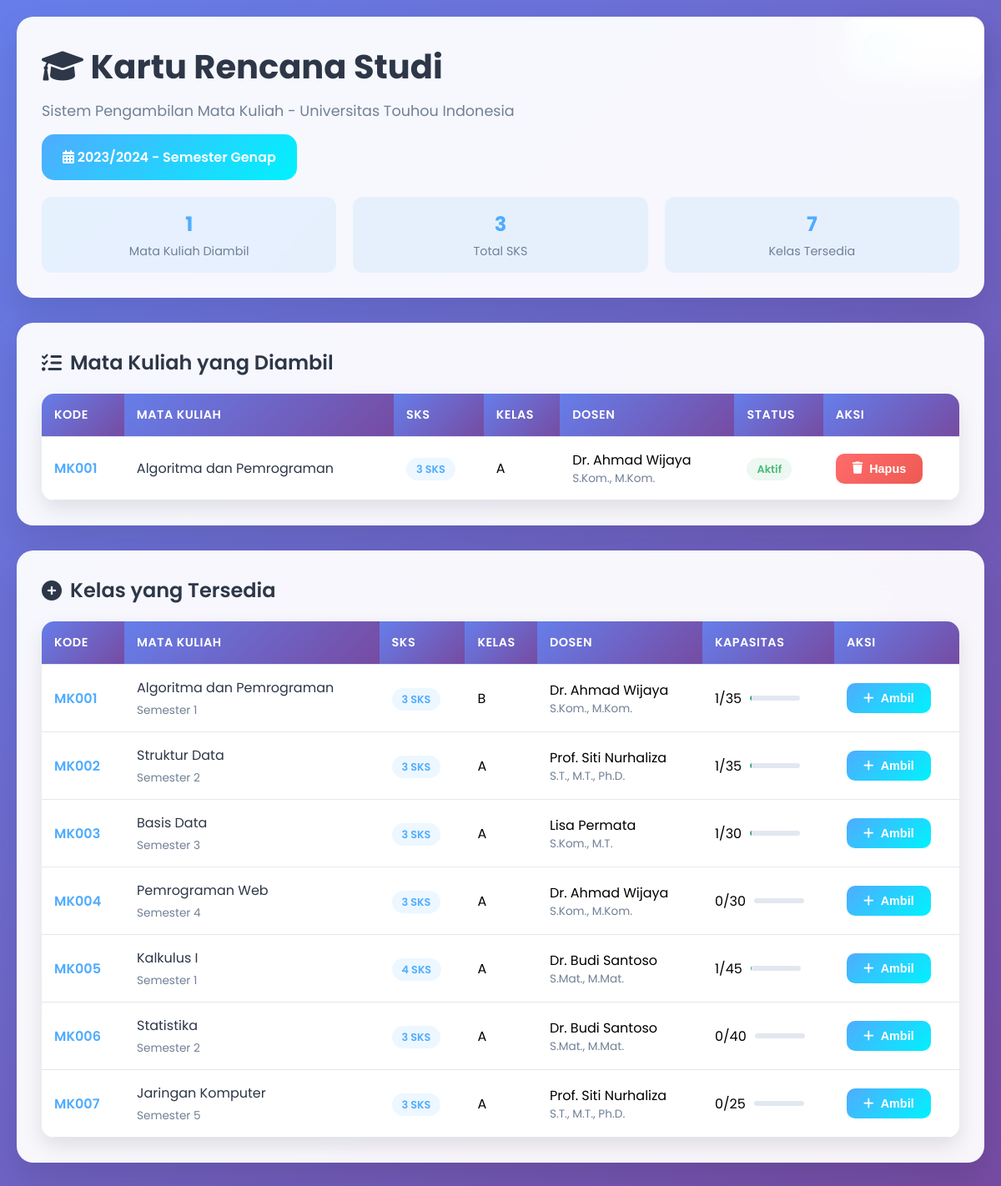
/sistem-krs/krs.php (signed in), run on an earlier commit of the app's database.
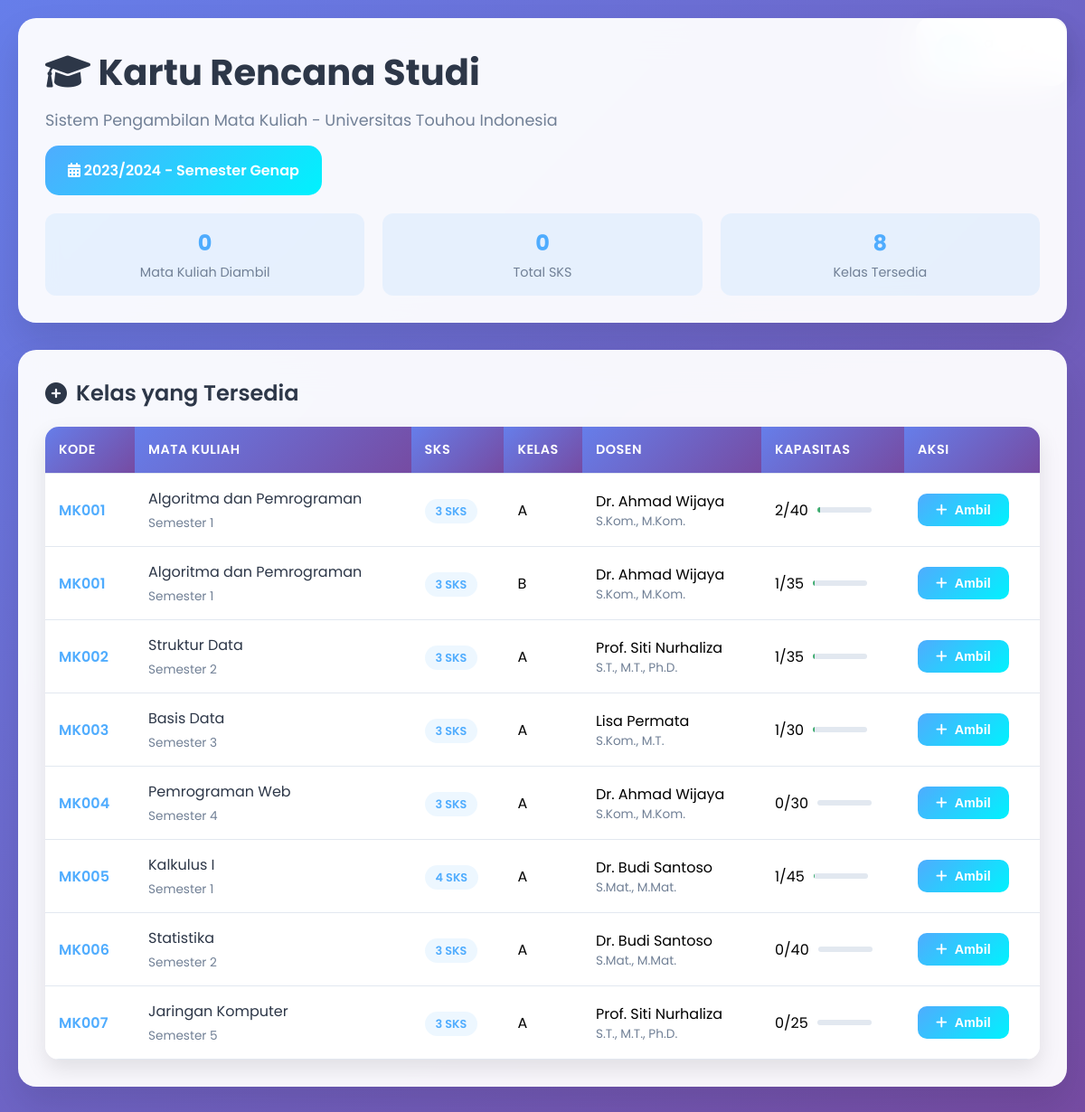
And on a later commit of the database.
### tables this page shows
CREATE TABLE `tahun_akademik` (
  `id_tahun_akademik` int(11) NOT NULL,
  `tahun_akademik` varchar(9) NOT NULL,
  `semester_akademik` enum('Ganjil','Genap','Pendek') NOT NULL,
  `status` enum('Aktif','Tidak Aktif') DEFAULT 'Tidak Aktif',
  `created_at` timestamp NOT NULL DEFAULT current_timestamp()
);

CREATE TABLE `krs` (
  `id_krs` int(11) NOT NULL,
  `id_mahasiswa` int(11) NOT NULL,
  `id_kelas` int(11) NOT NULL,
  `tanggal_ambil` datetime DEFAULT current_timestamp(),
  `nilai_angka` decimal(4,2) DEFAULT NULL,
  `nilai_huruf` varchar(2) DEFAULT NULL,
  `status_krs` enum('Aktif','Selesai','Batal') DEFAULT 'Aktif',
  `created_at` timestamp NOT NULL DEFAULT current_timestamp()
);

CREATE TABLE `mata_kuliah` (
  `id_matakuliah` int(11) NOT NULL,
  `kode_matakuliah` varchar(10) NOT NULL,
  `nama_matakuliah` varchar(100) NOT NULL,
  `sks` int(2) NOT NULL,
  `semester` int(2) NOT NULL,
  `deskripsi` text DEFAULT NULL,
  `created_at` timestamp NOT NULL DEFAULT current_timestamp(),
  `jurusan` varchar(100) DEFAULT NULL,
  `program_studi` varchar(100) DEFAULT NULL,
  `prasyarat` varchar(255) DEFAULT NULL,
  `status` enum('aktif','nonaktif') DEFAULT 'aktif'
);

CREATE TABLE `kelas` (
  `id_kelas` int(11) NOT NULL,
  `id_matakuliah` int(11) NOT NULL,
  `id_dosen` int(11) NOT NULL,
  `id_tahun_akademik` int(11) NOT NULL,
  `nama_kelas` varchar(50) NOT NULL,
  `kapasitas` int(4) NOT NULL DEFAULT 40,
  `tanggal_mulai` date DEFAULT NULL,
  `tanggal_selesai` date DEFAULT NULL,
  `created_at` timestamp NOT NULL DEFAULT current_timestamp()
);

CREATE TABLE `dosen` (
  `id_dosen` int(11) NOT NULL,
  `nidn` varchar(20) NOT NULL,
  `nama_dosen` varchar(100) NOT NULL,
  `gelar` varchar(50) DEFAULT NULL,
  `email` varchar(100) NOT NULL,
  `nomor_telepon` varchar(15) DEFAULT NULL,
  `password` varchar(255) NOT NULL,
  `created_at` timestamp NOT NULL DEFAULT current_timestamp(),
  `alamat` varchar(255) DEFAULT NULL,
  `jurusan` varchar(100) DEFAULT NULL,
  `program_studi` varchar(100) DEFAULT NULL,
  `bidang_keahlian` text DEFAULT NULL,
  `status` enum('aktif','nonaktif') DEFAULT 'aktif'
);

### sistem-krs/krs.php (the view, shortened to what this page needs)
<?php
$database = new Database();
$conn = $database->getConnection();
$userData = getUserData();
$semester_query = "SELECT * FROM tahun_akademik WHERE status = 'Aktif' LIMIT 1";
$semester_stmt = $conn->prepare($semester_query);
$semester_stmt->execute();
$active_semester = $semester_stmt->fetch(PDO::FETCH_ASSOC);
$krs_query = "SELECT krs.*, mk.nama_matakuliah, mk.kode_matakuliah, mk.sks,
                     d.nama_dosen, d.gelar, kl.nama_kelas, ta.tahun_akademik, ta.semester_akademik
              FROM krs
              JOIN kelas kl ON krs.id_kelas = kl.id_kelas
              JOIN mata_kuliah mk ON kl.id_matakuliah = mk.id_matakuliah
              JOIN dosen d ON kl.id_dosen = d.id_dosen
              JOIN tahun_akademik ta ON kl.id_tahun_akademik = ta.id_tahun_akademik
              WHERE krs.id_mahasiswa = :id_mahasiswa AND krs.status_krs = 'Aktif'
              AND ta.status = 'Aktif'";
$krs_stmt = $conn->prepare($krs_query);
$krs_stmt->bindValue(':id_mahasiswa', $_SESSION['user_id']);
$krs_stmt->execute();
$current_krs = $krs_stmt->fetchAll(PDO::FETCH_ASSOC);
$total_sks = array_sum(array_column($current_krs, 'sks'));
$enrolled_classes = array_column($current_krs, 'id_kelas');
$enrolled_classes_str = empty($enrolled_classes) ? '0' : implode(',', $enrolled_classes);
$available_query = "SELECT kl.*, mk.nama_matakuliah, mk.kode_matakuliah, mk.sks, mk.semester,
                           d.nama_dosen, d.gelar, ta.tahun_akademik, ta.semester_akademik,
                           COUNT(krs.id_krs) as terisi
                    FROM kelas kl
                    JOIN mata_kuliah mk ON kl.id_matakuliah = mk.id_matakuliah
                    JOIN dosen d ON kl.id_dosen = d.id_dosen
                    JOIN tahun_akademik ta ON kl.id_tahun_akademik = ta.id_tahun_akademik
                    LEFT JOIN krs ON kl.id_kelas = krs.id_kelas AND krs.status_krs = 'Aktif'
                    WHERE ta.status = 'Aktif' AND kl.id_kelas NOT IN ($enrolled_classes_str)
                    GROUP BY kl.id_kelas
                    ORDER BY mk.kode_matakuliah, kl.nama_kelas";
$available_stmt = $conn->prepare($available_query);
$available_stmt->execute();
$available_classes = $available_stmt->fetchAll(PDO::FETCH_ASSOC);
?>
<!DOCTYPE html>
<html lang="id">
<head>
    <link href="https://cdnjs.cloudflare.com/ajax/libs/font-awesome/6.0.0/css/all.min.css" rel="stylesheet">
</head>
<body>
    <div class="user-info">
        <div class="user-avatar">
        </div>
        <div>
            <div style="font-weight: 600; color: #2d3748;"><?php echo $userData['nama']; ?></div>
            <div style="font-size: 0.85rem; color: #718096;"><?php echo $userData['nim']; ?></div>
        </div>
        <a href="logout.php" class="logout-btn">
        </a>
    </div>
    <div class="container">
        <div class="header">
            <h1><i class="fas fa-graduation-cap"></i> Kartu Rencana Studi</h1>
            <p>Sistem Pengambilan Mata Kuliah - Universitas Touhou Indonesia</p>
            <?php if ($active_semester): ?>
                <div class="semester-info">
                    <i class="fas fa-calendar-alt"></i>
                    <?php echo $active_semester['tahun_akademik']; ?> - Semester <?php echo $active_semester['semester_akademik']; ?>
                </div>
            <?php endif; ?>
            <div class="stats-bar">
                <div class="stat-item">
                    <div class="stat-number"><?php echo count($current_krs); ?></div>
                    <div class="stat-label">Mata Kuliah Diambil</div>
                </div>
                <div class="stat-item">
                    <div class="stat-number"><?php echo $total_sks; ?></div>
                    <div class="stat-label">Total SKS</div>
                </div>
                <div class="stat-item">
                    <div class="stat-number"><?php echo count($available_classes); ?></div>
                    <div class="stat-label">Kelas Tersedia</div>
                </div>
            </div>
        </div>
        <?php if (!empty($current_krs)): ?>
        <div class="card">
            <h2><i class="fas fa-list-check"></i> Mata Kuliah yang Diambil</h2>
            <div class="table-container">
                <table>
                    <thead>
                        <tr>
                            <th>Kode</th>
                            <th>Mata Kuliah</th>
                            <th>SKS</th>
                            <th>Kelas</th>
                            <th>Dosen</th>
                            <th>Status</th>
                            <th>Aksi</th>
                        </tr>
                    </thead>
                    <tbody>
                        <?php foreach ($current_krs as $krs): ?>
                        <tr>
                            <td>
                                <span class="course-code"><?php echo $krs['kode_matakuliah']; ?></span>
                            </td>
                            <td>
                                <div class="course-info">
                                    <div class="course-name"><?php echo $krs['nama_matakuliah']; ?></div>
                                </div>
                            </td>
                            <td>
                                <span class="badge badge-primary"><?php echo $krs['sks']; ?> SKS</span>
                            </td>
                            <td><?php echo $krs['nama_kelas']; ?></td>
                            <td>
                                <div>
                                    <div><?php echo $krs['nama_dosen']; ?></div>
                                    <div class="course-details"><?php echo $krs['gelar']; ?></div>
                                </div>
                            </td>
                            <td>
                                <span class="badge badge-success"><?php echo $krs['status_krs']; ?></span>
                            </td>
                            <td>
                                <form method="POST" style="display: inline;">
                                    <button type="submit" class="btn btn-danger"
                                            onclick="return confirm('Yakin ingin menghapus mata kuliah ini?')">
                                        <i class="fas fa-trash"></i> Hapus
                                    </button>
                                </form>
                            </td>
                        </tr>
                        <?php endforeach; ?>
                    </tbody>
                </table>
            </div>
        </div>
        <?php endif; ?>
        <div class="card">
            <h2><i class="fas fa-plus-circle"></i> Kelas yang Tersedia</h2>
            <?php if (empty($available_classes)): ?>
                <p style="text-align: center; color: #718096; padding: 40px;">
                    <i class="fas fa-info-circle" style="font-size: 2rem; margin-bottom: 10px;"></i><br>
                    Tidak ada kelas yang tersedia untuk semester ini.
                </p>
            <?php else: ?>
            <div class="table-container">
                <table>
                    <thead>
                        <tr>
                            <th>Kode</th>
                            <th>Mata Kuliah</th>
                            <th>SKS</th>
                            <th>Kelas</th>
                            <th>Dosen</th>
                            <th>Kapasitas</th>
                            <th>Aksi</th>
                        </tr>
                    </thead>
                    <tbody>
                        <?php foreach ($available_classes as $class): ?>
                        <?php
                        $is_full = $class['terisi'] >= $class['kapasitas'];
                        $capacity_percentage = ($class['terisi'] / $class['kapasitas']) * 100;
                        ?>
                        <tr>
                            <td>
                                <span class="course-code"><?php echo $class['kode_matakuliah']; ?></span>
                            </td>
                            <td>
                                <div class="course-info">
                                    <div class="course-name"><?php echo $class['nama_matakuliah']; ?></div>
                                    <div class="course-details">Semester <?php echo $class['semester']; ?></div>
                                </div>
                            </td>
                            <td>
                                <span class="badge badge-primary"><?php echo $class['sks']; ?> SKS</span>
                            </td>
                            <td><?php echo $class['nama_kelas']; ?></td>
                            <td>
                                <div>
                                    <div><?php echo $class['nama_dosen']; ?></div>
                                    <div class="course-details"><?php echo $class['gelar']; ?></div>
                                </div>
                            </td>
                            <td>
                                <div class="capacity-info">
                                    <span><?php echo $class['terisi']; ?>/<?php echo $class['kapasitas']; ?></span>
                                    <div class="capacity-bar <?php echo $is_full ? 'capacity-full' : ''; ?>">
                                        <div class="capacity-fill" style="width: <?php echo $capacity_percentage; ?>%"></div>
                                    </div>
                                </div>
                            </td>
                            <td>
                                <?php if ($is_full): ?>
                                    <button class="btn btn-primary" disabled>
                                        <i class="fas fa-times"></i> Penuh
                                    </button>
                                <?php else: ?>
                                    <form method="POST" style="display: inline;">
                                        <button type="submit" class="btn btn-primary">
                                            <i class="fas fa-plus"></i> Ambil
                                        </button>
                                    </form>
                                <?php endif; ?>
                            </td>
                        </tr>
                        <?php endforeach; ?>
                    </tbody>
                </table>
            </div>
            <?php endif; ?>
        </div>
    </div>
</body>
</html>

### sistem-krs/krs.php (style rules this page uses)
* { margin: 0; padding: 0; box-sizing: border-box; }
body { font-family: 'Poppins', sans-serif; background: linear-gradient(135deg, #667eea 0%, #764ba2 100%); min-height: 100vh; padding: 20px; }
.container { max-width: 1200px; margin: 0 auto; }
.header { background: rgba(255, 255, 255, 0.95); backdrop-filter: blur(20px); border-radius: 20px; padding: 30px; margin-bottom: 30px; box-shadow: 0 20px 40px rgba(0, 0, 0, 0.1); }
.header h1 { color: #2d3748; font-size: 2.5rem; font-weight: 700; margin-bottom: 10px; }
.header p { color: #718096; font-size: 1.1rem; }
.semester-info { background: linear-gradient(135deg, #4facfe 0%, #00f2fe 100%); color: white; padding: 15px 25px; border-radius: 15px; display: inline-block; margin-top: 15px; font-weight: 600; }
.stats-bar { display: flex; gap: 20px; margin-top: 20px; }
.stat-item { background: rgba(79, 172, 254, 0.1); padding: 15px 20px; border-radius: 12px; text-align: center; flex: 1; }
.stat-number { font-size: 1.5rem; font-weight: 700; color: #4facfe; }
.stat-label { color: #718096; font-size: 0.9rem; margin-top: 5px; }
.card { background: rgba(255, 255, 255, 0.95); backdrop-filter: blur(20px); border-radius: 20px; padding: 30px; margin-bottom: 30px; box-shadow: 0 20px 40px rgba(0, 0, 0, 0.1); }
.card h2 { color: #2d3748; font-size: 1.5rem; font-weight: 600; margin-bottom: 20px; display: flex; align-items: center; gap: 10px; }
.table-container { overflow-x: auto; border-radius: 15px; box-shadow: 0 10px 25px rgba(0, 0, 0, 0.1); }
table { width: 100%; border-collapse: collapse; background: white; }
th, td { padding: 15px; text-align: left; border-bottom: 1px solid #e2e8f0; }
th { background: linear-gradient(135deg, #667eea 0%, #764ba2 100%); color: white; font-weight: 600; font-size: 0.9rem; text-transform: uppercase; letter-spacing: 0.5px; }
.btn { padding: 10px 20px; border: none; border-radius: 10px; font-weight: 600; cursor: pointer; transition: all 0.3s ease; text-decoration: none; display: inline-flex; align-items: center; gap: 8px; font-size: 0.9rem; }
.btn-primary { background: linear-gradient(135deg, #4facfe 0%, #00f2fe 100%); color: white; }
.badge { padding: 5px 12px; border-radius: 20px; font-size: 0.8rem; font-weight: 600; }
.badge-primary { background: rgba(79, 172, 254, 0.1); color: #4facfe; }
.course-info { display: flex; flex-direction: column; gap: 5px; }
.course-code { font-weight: 600; color: #4facfe; }
.course-name { color: #2d3748; }
.course-details { font-size: 0.85rem; color: #718096; }
.capacity-info { display: flex; align-items: center; gap: 10px; }
.capacity-bar { width: 60px; height: 6px; background: #e2e8f0; border-radius: 3px; overflow: hidden; }
.capacity-fill { height: 100%; background: linear-gradient(90deg, #48bb78 0%, #38a169 100%); transition: width 0.3s ease; }
.user-info { position: fixed; top: 20px; right: 20px; background: rgba(255, 255, 255, 0.95); backdrop-filter: blur(20px); padding: 15px 20px; border-radius: 15px; box-shadow: 0 10px 25px rgba(0, 0, 0, 0.1); display: flex; align-items: center; gap: 15px; }
.user-avatar { width: 40px; height: 40px; background: linear-gradient(135deg, #4facfe 0%, #00f2fe 100%); border-radius: 50%; display: flex; align-items: center; justify-content: center; color: white; font-weight: 600; }
.logout-btn { color: #e53e3e; text-decoration: none; font-weight: 600; padding: 8px 15px; border-radius: 8px; transition: all 0.3s ease; }
.btn-danger { background: linear-gradient(135deg, #ff6b6b 0%, #ee5a52 100%); color: white; }
.badge-success { background: rgba(72, 187, 120, 0.1); color: #48bb78; }

What changed in the data, as far as the page shows it:
removed krs: mata_kuliah.kode_matakuliah "MK001", mata_kuliah.nama_matakuliah "Algoritma dan Pemrograman", mata_kuliah.sks "3", id_kelas.nama_kelas "A", dosen.nama_dosen "Dr. Ahmad Wijaya", dosen.gelar "S.Kom., M.Kom.", status_krs "Aktif"
now on this page (row unchanged): kelas: id_matakuliah.kode_matakuliah "MK001", id_matakuliah.nama_matakuliah "Algoritma dan Pemrograman", id_matakuliah.semester "1", id_matakuliah.sks "3", nama_kelas "A", id_dosen.nama_dosen "Dr. Ahmad Wijaya", id_dosen.gelar "S.Kom., M.Kom.", terisi "2", kapasitas "40", $capacity_percentage 5 (drawn)
Also different on the page:
count($current_krs): "1" → "0"
$total_sks: "3" → "0"
count($available_classes): "7" → "8"
text no longer shown: "Mata Kuliah yang Diambil KODE MATA KULIAH SKS KELAS DOSEN STATUS AKSI"
